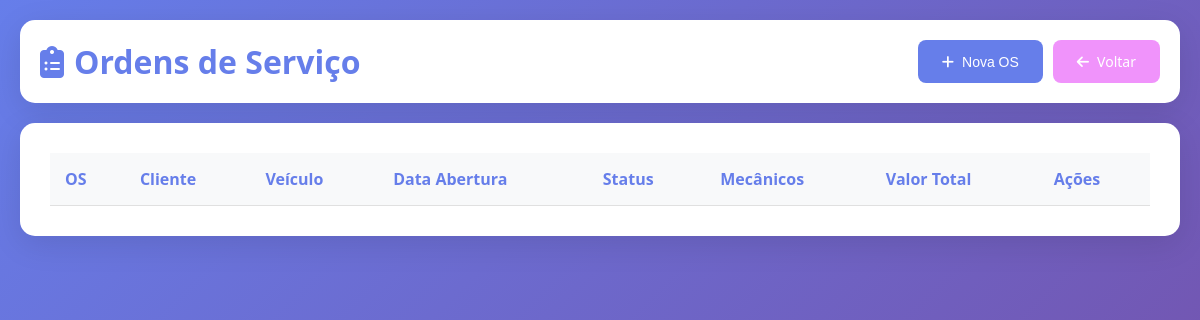
The app's page /php/ordens_servico.php, older data.
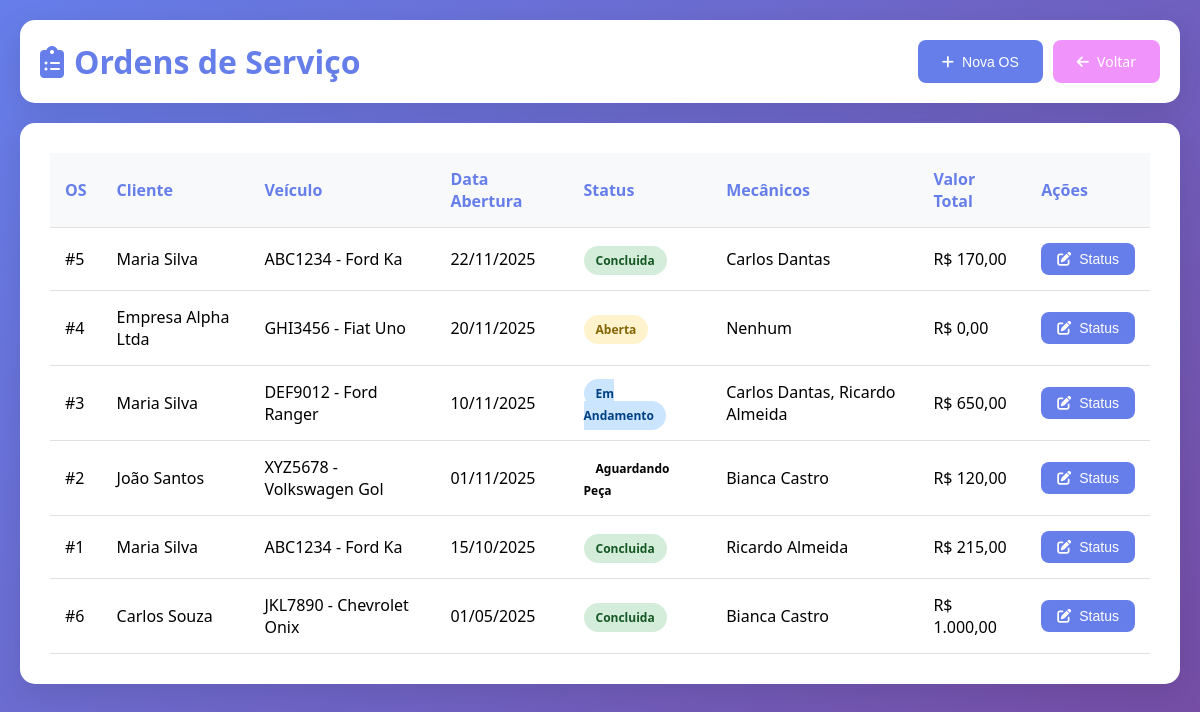
The same page, newer data.
### tables this page shows
CREATE TABLE Ordem_Servico (
    id_os INT PRIMARY KEY AUTO_INCREMENT,
    id_veiculo INT NOT NULL,
    data_abertura DATE NOT NULL,
    data_conclusao DATE,
    status ENUM ('Aberta', 'Em Andamento', 'Aguardando Peça', 'Concluida', 'Cancelada') NOT NULL DEFAULT 'Aberta',
    valor_total DECIMAL(10, 2) DEFAULT 0.00,
    observacoes TEXT,
    FOREIGN KEY (id_veiculo) REFERENCES Veiculo(id_veiculo)
);

CREATE TABLE Cliente (
    id_cliente INT PRIMARY KEY AUTO_INCREMENT,
    nome VARCHAR(100) NOT NULL,
    cpf_cnpj VARCHAR(18) UNIQUE,
    telefone VARCHAR(15),
    email VARCHAR(100)
);

CREATE TABLE Veiculo (
    id_veiculo INT PRIMARY KEY AUTO_INCREMENT,
    id_cliente INT NOT NULL,  
    placa VARCHAR(7) UNIQUE NOT NULL,
    marca VARCHAR(50),
    modelo VARCHAR(50),
    ano INT,
    cor VARCHAR(30),
    FOREIGN KEY (id_cliente) REFERENCES Cliente(id_cliente)
);

### php/ordens_servico.php (the view, shortened to what this page needs)
<?php
require_once 'config.php';
$ordens = $pdo->query("
    SELECT os.*, v.placa, v.marca, v.modelo, c.nome as cliente_nome,
           GROUP_CONCAT(DISTINCT m.nome SEPARATOR ', ') as mecanicos
    FROM Ordem_Servico os
    INNER JOIN Veiculo v ON os.id_veiculo = v.id_veiculo
    INNER JOIN Cliente c ON v.id_cliente = c.id_cliente
    LEFT JOIN Executa e ON os.id_os = e.id_os
    LEFT JOIN Mecanico m ON e.id_mecanico = m.id_mecanico
    GROUP BY os.id_os
    ORDER BY os.data_abertura DESC
")->fetchAll();
?>
<!DOCTYPE html>
<html lang="pt-BR">
<head>
    <link href="https://cdnjs.cloudflare.com/ajax/libs/font-awesome/6.4.0/css/all.min.css" rel="stylesheet">
</head>
<body>
    <div class="container">
        <div class="header">
            <h1><i class="fas fa-clipboard-list"></i> Ordens de Serviço</h1>
            <div style="display: flex; gap: 10px;">
                <button onclick="openModal()" class="btn btn-primary">
                    <i class="fas fa-plus"></i> Nova OS
                </button>
                <a href="index.php" class="btn btn-back">
                    <i class="fas fa-arrow-left"></i> Voltar
                </a>
            </div>
        </div>
        <div class="card">
            <table>
                <thead>
                    <tr>
                        <th>OS</th>
                        <th>Cliente</th>
                        <th>Veículo</th>
                        <th>Data Abertura</th>
                        <th>Status</th>
                        <th>Mecânicos</th>
                        <th>Valor Total</th>
                        <th>Ações</th>
                    </tr>
                </thead>
                <tbody>
                    <?php foreach ($ordens as $ordem): ?>
                    <tr>
                        <td>#<?php echo $ordem['id_os']; ?></td>
                        <td><?php echo htmlspecialchars($ordem['cliente_nome']); ?></td>
                        <td><?php echo htmlspecialchars($ordem['placa'] . ' - ' . $ordem['marca'] . ' ' . $ordem['modelo']); ?></td>
                        <td><?php echo date('d/m/Y', strtotime($ordem['data_abertura'])); ?></td>
                        <td><span class="status-badge status-<?php echo $ordem['status']; ?>"><?php echo $ordem['status']; ?></span></td>
                        <td><?php echo htmlspecialchars($ordem['mecanicos'] ?: 'Nenhum'); ?></td>
                        <td>R$ <?php echo number_format($ordem['valor_total'], 2, ',', '.'); ?></td>
                        <td>
                            <button onclick='updateStatus(<?php echo $ordem['id_os']; ?>)' class="btn btn-primary" style="padding: 8px 16px;">
                                <i class="fas fa-edit"></i> Status
                            </button>
                        </td>
                    </tr>
                    <?php endforeach; ?>
                </tbody>
            </table>
        </div>
    </div>
</body>
</html>

Row changes from the older to the newer data that the page shows:
added ordem_servico: id_os "5", cliente.nome "Maria Silva", id_veiculo.modelo "ABC1234 - Ford Ka", data_abertura "22/11/2025", status "Concluida", mecanicos "Carlos Dantas", valor_total "170,00"
added ordem_servico: id_os "4", cliente.nome "Empresa Alpha Ltda", id_veiculo.modelo "GHI3456 - Fiat Uno", data_abertura "20/11/2025", status "Aberta", mecanicos "Nenhum", valor_total "0,00"
added ordem_servico: id_os "3", cliente.nome "Maria Silva", id_veiculo.modelo "DEF9012 - Ford Ranger", data_abertura "10/11/2025", status "Em Andamento", mecanicos "Carlos Dantas, Ricardo Almeida", valor_total "650,00"
added ordem_servico: id_os "2", cliente.nome "João Santos", id_veiculo.modelo "XYZ5678 - Volkswagen Gol", data_abertura "01/11/2025", status "Aguardando Peça", mecanicos "Bianca Castro", valor_total "120,00"
added ordem_servico: id_os "1", cliente.nome "Maria Silva", id_veiculo.modelo "ABC1234 - Ford Ka", data_abertura "15/10/2025", status "Concluida", mecanicos "Ricardo Almeida", valor_total "215,00"
added ordem_servico: id_os "6", cliente.nome "Carlos Souza", id_veiculo.modelo "JKL7890 - Chevrolet Onix", data_abertura "01/05/2025", status "Concluida", mecanicos "Bianca Castro", valor_total "1.000,00"
